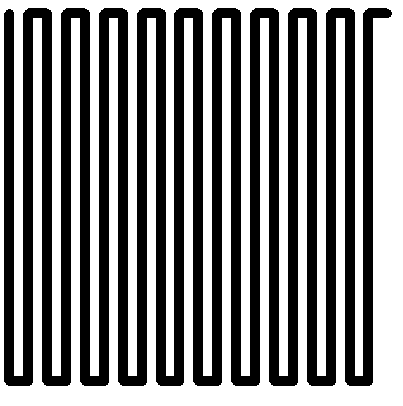
#> input picture roads — копия.bmp, 403 x 406 px
$ python go.py 'roads — копия.bmp'
#> lines starting #> are read from the running program, lines starting #| are printed output that depends on the picture; after the words box and inside, x2 and y2 are one past the last pixel; in counts of white or black regions, pixels touching at a corner belong together
#!/usr/bin/env python3

import argparse
import logging
import sys
import os

import numpy as np
from PIL import Image

import cv2

# Настройка логирования
logging.basicConfig(
    level=logging.INFO,
    format='%(asctime)s [%(levelname)s] %(message)s',
)

def parse_args():
    parser = argparse.ArgumentParser(description="Image to G-code for laser engraver (offset/spiral fill).")
    parser.add_argument("image", help="Path to the input image file")
    parser.add_argument("--laser_resolution", type=float, default=0.07, help="Laser spot size in mm (default: 0.07)")
    parser.add_argument("--laser_power", type=int, default=255, help="Laser power (0=max, 255=min, default: 255)")
    parser.add_argument("--work_speed", type=int, default=1200, help="Working speed, F for engraving (default: 1200)")
    parser.add_argument("--travel_speed", type=int, default=3000, help="Travel speed, F for moves without laser (default: 3000)")
    parser.add_argument("--focus_height", type=float, default=5.0, help="Focus height in mm (default: 5.0)")
    parser.add_argument("--default_dpi", type=int, default=300, help="Default DPI if not found in image (default: 300)")
    return parser.parse_args()

def get_image_dpi(img, default_dpi):
    info = img.info
    dpi = None
    if "dpi" in info:
        dpi = info["dpi"][0]
    elif "resolution" in info:  # for some PNGs
        dpi = int(info["resolution"])
    else:
        dpi = default_dpi
    logging.info(f"Using DPI: {dpi}")
    return dpi

def image_to_binary_mask(img, white_threshold=240):
    logging.info("Converting image to binary mask...")
    img = img.convert("RGBA")
    arr = np.array(img)
    alpha = arr[:, :, 3]
    mask = (
        ((arr[:, :, 0] <= white_threshold) |
         (arr[:, :, 1] <= white_threshold) |
         (arr[:, :, 2] <= white_threshold)) &
        (alpha > 0)
    )
    mask = mask.astype(np.uint8)
    logging.info(f"Binary mask generated. Engraving area pixels: {np.sum(mask)}")
    return mask

def mask_to_offset_contours(mask, laser_width_px):
    """
    Делает offset fill (спиральная заливка) бинарной маски.
    mask - бинарная маска (uint8, 0 или 1)
    laser_width_px - ширина лазера в пикселях (>=1)
    Возвращает список контуров, где каждый — последовательность (x, y) точек
    """
    logging.info(f"Offset fill: laser width = {laser_width_px} px")
    contours_list = []
    cur_mask = (mask * 255).astype(np.uint8)
    kernel = np.ones((laser_width_px, laser_width_px), np.uint8)
    iteration = 0

    while np.any(cur_mask):
        # Ищем только внешние контуры (RETR_EXTERNAL)
        contours, _ = cv2.findContours(cur_mask, cv2.RETR_EXTERNAL, cv2.CHAIN_APPROX_NONE)
        if not contours:
            break
        for cnt in contours:
            # cnt: (N,1,2) -> нужно преобразовать в [(x, y), ...]
            path = [(int(pt[0][0]), int(pt[0][1])) for pt in cnt]
            if len(path) > 2:
                contours_list.append(path)
        cur_mask = cv2.erode(cur_mask, kernel, iterations=1)
        iteration += 1
    logging.info(f"Total offset contours: {len(contours_list)}")
    return contours_list

def pixel_to_mm(x, y, img_w, img_h, physical_w, physical_h, center_origin=True):
    """Преобразует координаты пикселя в мм с центровкой"""
    if center_origin:
        x_mm = (x - img_w / 2) * (physical_w / img_w)
        y_mm = (y - img_h / 2) * (physical_h / img_h)
    else:
        x_mm = x * (physical_w / img_w)
        y_mm = y * (physical_h / img_h)
    return x_mm, y_mm

def generate_gcode(
    contours, img_w, img_h, physical_w, physical_h,
    laser_resolution, laser_power, work_speed, travel_speed, focus_height, center_origin, filename
):
    logging.info("Generating G-code (offset/spiral fill)...")
    gcode = []

    gcode.append(f"; Generated by image2gcode (offset fill)")
    gcode.append(f"G21 ; set units to mm")
    gcode.append(f"G90 ; absolute positioning")
    gcode.append(f"G1 Z{focus_height:.3f} F{travel_speed} ; move laser head to focus height")
    gcode.append(f"M106 P0 S255 ; laser OFF")
    gcode.append("G4 S3 ; wait 3 seconds before start")

    last_position = None
    contour_num = 0

    for path in contours:
        contour_num += 1
        if not path:
            continue
        start_x, start_y = path[0]
        start_x_mm, start_y_mm = pixel_to_mm(
            start_x, start_y, img_w, img_h, physical_w, physical_h, center_origin=center_origin)
        # Если мы не в начале, то делаем холостой ход к старту нового контура
        if last_position is None or (abs(last_position[0]-start_x_mm) > 1e-4 or abs(last_position[1]-start_y_mm) > 1e-4):
            gcode.append(f"M106 P0 S255 ; laser OFF")
            gcode.append(
                f"G1 X{start_x_mm:.3f} Y{start_y_mm:.3f} F{travel_speed} ; travel to start of contour #{contour_num}")

        gcode.append(f"M106 P0 S{laser_power} ; laser ON")
        # Движение вдоль контура
        for px, py in path:
            x_mm, y_mm = pixel_to_mm(
                px, py, img_w, img_h, physical_w, physical_h, center_origin=center_origin)
            gcode.append(
                f"G1 X{x_mm:.3f} Y{y_mm:.3f} F{work_speed} ; contour #{contour_num}")
        gcode.append(f"M106 P0 S255 ; laser OFF")
        last_position = (x_mm, y_mm)

    gcode.append("M106 P0 S255 ; laser OFF (final)")
    logging.info("G-code generation finished.")
    # Сохраняем
    with open(filename, "w") as f:
        for line in gcode:
            f.write(line + "\n")
    logging.info(f"G-code saved to {filename}")

def main():
    args = parse_args()
    image_path = args.image
    output_gcode = image_path + ".gcode"

    # 1. Загрузка изображения
    logging.info(f"Opening image: {image_path}")
    img = Image.open(image_path)
#> img is the input picture: PIL image 403x406 1; 52.9% white; 1 black region, box (x1, y1, x2, y2) and area: (4, 8, 392, 386) 77071
    dpi = get_image_dpi(img, args.default_dpi)
#> in get_image_dpi, `info = img.info`: info = {'dpi': (800, 800), 'compression': 0}
#> in get_image_dpi, `dpi = info["dpi"][0]`: dpi = 800
#> dpi = 800
    img_w, img_h = img.size
#> img_w = 403; img_h = 406
    physical_w = img_w / dpi * 25.4
#> physical_w = 12.8
    physical_h = img_h / dpi * 25.4
#> physical_h = 12.89
    logging.info(f"Image size: {img_w}x{img_h} px, physical size: {physical_w:.2f}x{physical_h:.2f} mm")

    # 2. Бинаризация
    mask = image_to_binary_mask(img, white_threshold=240)
#> in image_to_binary_mask, `alpha = arr[:, :, 3]`: alpha: shape (406, 403); every value is 255

    # 3. Ширина лазера в пикселях
    laser_width_px = max(1, int(np.ceil(args.laser_resolution / (25.4 / dpi))))
#> laser_width_px = 3
    logging.info(f"Laser width: {args.laser_resolution} mm = {laser_width_px} px at {dpi} DPI")

    # 4. Offset fill по всей области (маске)
    contours = mask_to_offset_contours(mask, laser_width_px)
#> the loop in mask_to_offset_contours, `while np.any(cur_mask):` made 5 passes
#> pass 1, in mask_to_offset_contours, `cur_mask = cv2.erode(cur_mask, kernel, iterations=1)`:
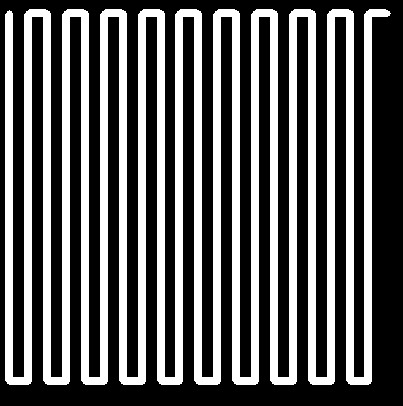
#> cur_mask: shape (406, 403); 37.6% white; 1 white region, box (x1, y1, x2, y2) and area: (5, 9, 391, 385) 61561
#> pass 2, in mask_to_offset_contours, `cur_mask = cv2.erode(cur_mask, kernel, iterations=1)`:
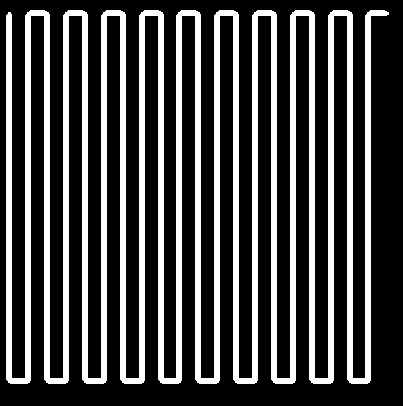
#> cur_mask: shape (406, 403); 28.2% white; 1 white region, box (x1, y1, x2, y2) and area: (6, 10, 389, 384) 46061
#> pass 3, in mask_to_offset_contours, `cur_mask = cv2.erode(cur_mask, kernel, iterations=1)`:
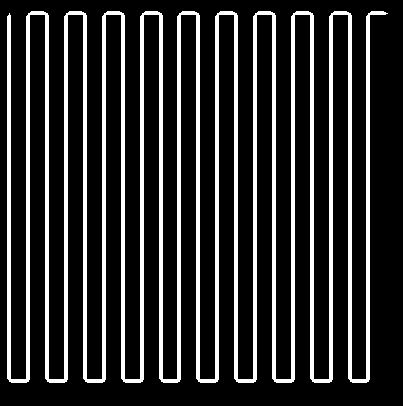
#> cur_mask: shape (406, 403); 18.7% white; 1 white region, box (x1, y1, x2, y2) and area: (7, 11, 388, 383) 30571
#> after the loop in mask_to_offset_contours, `while np.any(cur_mask):`: cur_mask: shape (406, 403); every value is 0
#> after the loop in mask_to_offset_contours, `while np.any(cur_mask):`: contours_list = 34 items; iteration = 5
#> contours = 34 items

    # 5. Генерация G-code
    generate_gcode(
        contours, img_w, img_h, physical_w, physical_h,
        args.laser_resolution, args.laser_power, args.work_speed, args.travel_speed,
        args.focus_height, True, output_gcode
    )
#> the loop in generate_gcode, `for path in contours:` made 34 passes
#> (contour_num, start_x, start_y, start_x_mm, start_y_mm) on pass 1: (1, 28, 8, -5.51, -6.19)
#> the loop in generate_gcode, `for line in gcode:` made 76613 passes
#> line on passes 1 to 3: '; Generated by image2gcode (offset fill)', 'G21 ; set units to mm', 'G90 ; absolute positioning'

if __name__ == "__main__":
    main()
